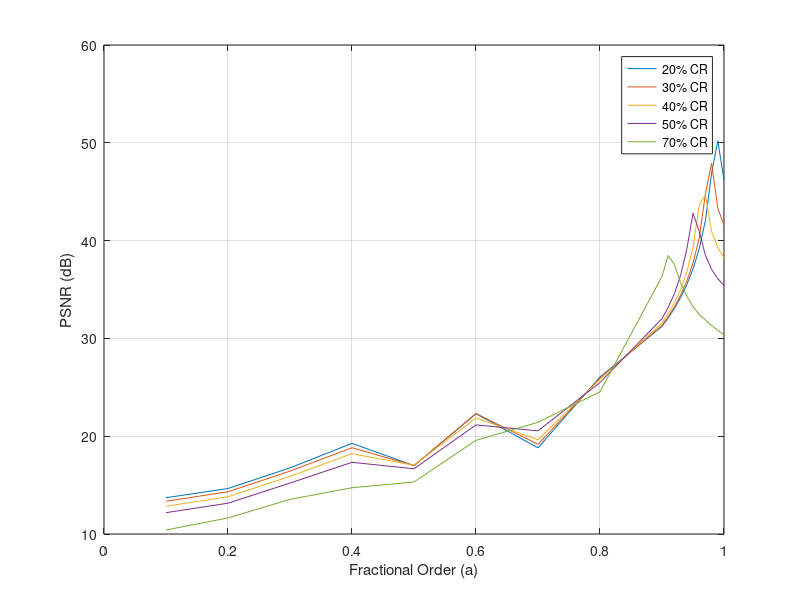
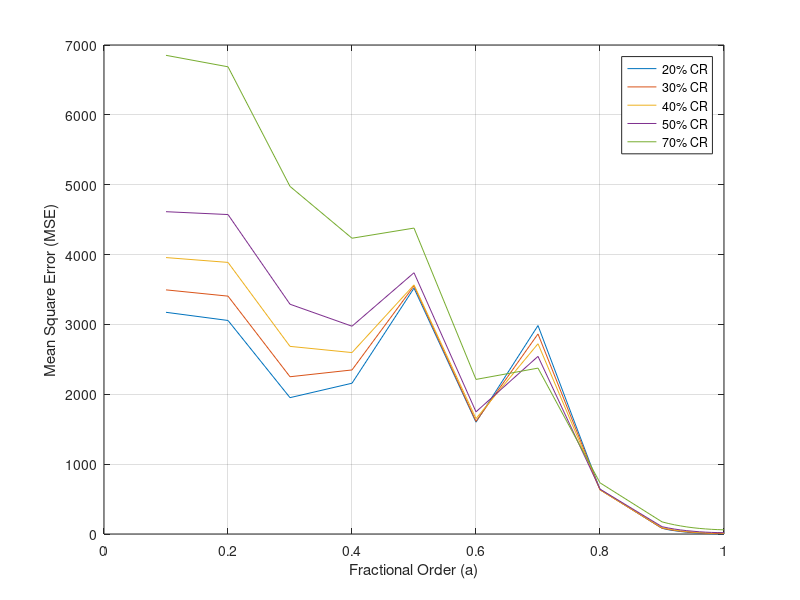

Recreate these plots in MATLAB, in order.
clc
clear all
a=[0.1 0.2 0.3 0.4 0.5 0.6 0.7 0.8 0.9 0.91 0.92 0.93 0.94 0.95 0.96 0.97 0.98 0.99 1];
psnr10=[13.93 14.83 16.91 19.54   16.95 22.39 18.65 26.13 31.20 32.40 33.001 34.10 35.38 36.92 38.80 41.29 44.92 52.184 49.45 ];
mse10=[2980.99 2836.51 1762.02 2038.001 3505.68 1593.24 3046.51 642.51 76.59 59.50 45.48 33.93 24.54 16.92 10.93 6.35 3.080 0.3936 0.7380];
psnr20=[13.71 14.65 16.76 19.27 16.99 22.30 18.81 26.06 31.23 32.08 33.058 34.17 35.50 37.11 39.16 42.041 46.90 50.21 46.17];
mse20=[3173.64 3056.66 1951.87 2158.33 3519.40 1600.48 2983.97 637.90 82.63 61.32 47.21 35.60 26.12 18.47 12.41 7.781 4.30 2.36 1.57];
psnr30=[13.35 14.32 16.43 18.82 16.99 22.32 19.17 25.94 31.32 32.21 33.22 34.41 35.87 37.71 40.26 44.79 47.90 43.29 41.6];
mse30=[3494.74 3405.13 2251.17 2348.33 3551.44 1611.75 2863.74 632.87 82.63 65.47 51.18 39.41 29.73 21.93 15.81 11.04 7.486 5.39 4.445 ];
mse40=[3957.10 3887.90 2685.90 2597.13 3565.95 1652.18 2723.61 632.46 90.53 73.69 58.55 46.33 36.45 28.44 22.03 16.85 13.16 20.15 9.81 ];
psnr40=[12.84 13.81 15.89 18.21 17.04 21.86 19.64 25.81 31.57 32.52 33.65 35.02 36.81 39.32 43.60 44.71 40.92 39.28 38.24];
psnr50=[12.18 13.15 15.21 17.33 16.67 21.155 20.55 25.49 32.02 33.164 34.58 36.44 39.12 42.80 40.96 38.49 37.05 36.11 35.40];
mse50=[4613.85 4572.90 3289.34 2974.61 3739.93 1749.02 2542.67 642.48 104.79 86.52 71.14 58.44 47.96 39.90 32.24 26.79 22.80 20.157 18.87 ];
psnr70=[10.41 11.64 13.54 14.73 15.32 19.58 21.42 24.54 36.34 38.48 37.54 35.68 34.33 33.24 32.45 31.89 31.32 30.83 30.37];
mse70=[6852.26 6688.02 4976.02 4234.06 4379.19 2212.94 2374.55 732.90 173.84 151.28 131.88 115.80 101.20 89.63 80.31 72.885 66.87 62.73 60.128];

plot(a,psnr20,a,psnr30,a,psnr40,a,psnr50,a,psnr70)
legend('20% CR','30% CR','40% CR','50% CR','70% CR')
xlabel('Fractional Order (a)')
ylabel('PSNR (dB)')
grid on
figure 
plot(a,mse20,a,mse30,a,mse40,a,mse50,a,mse70)
legend('20% CR','30% CR','40% CR','50% CR','70% CR')
xlabel('Fractional Order (a)')
ylabel('Mean Square Error (MSE)')
grid on
